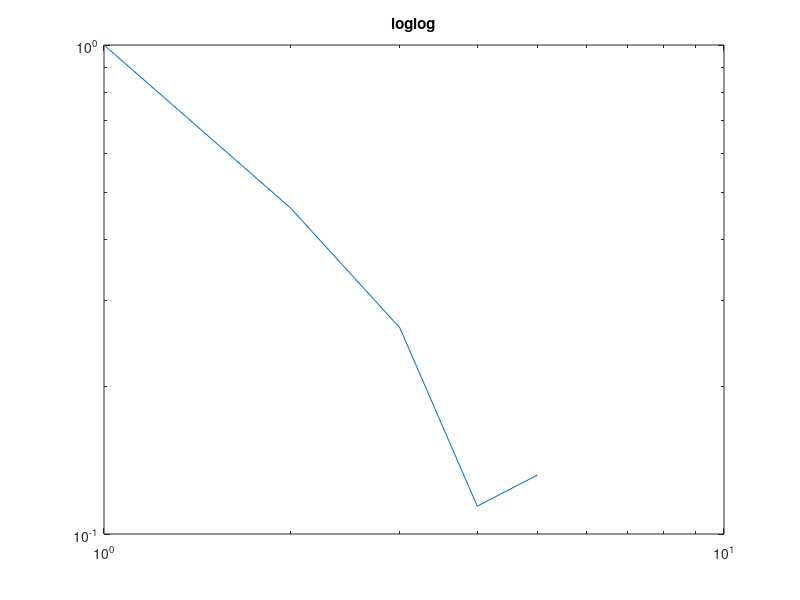
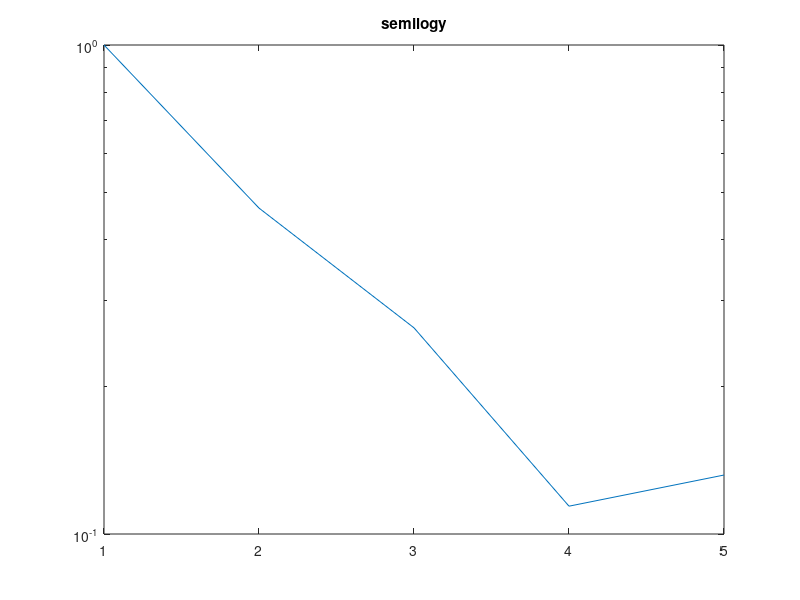

These figures' MATLAB source, in order:
data = csvread('dump/dump9.csv');

figure()
loglog(abs(data(9, 2:6)))
title('loglog')

figure()
semilogy(abs(data(9, 2:6)))
title('semilogy')